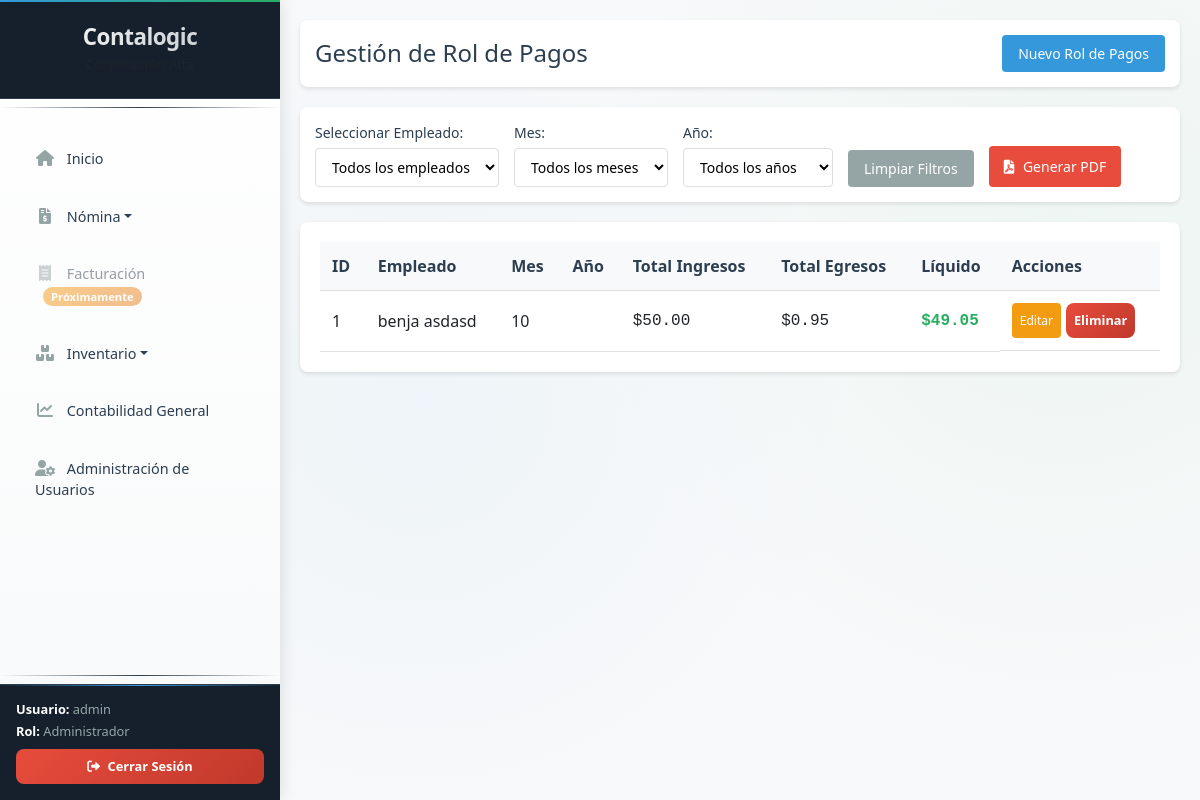
/rol_pagos (signed in), run on an earlier commit of the app's database.
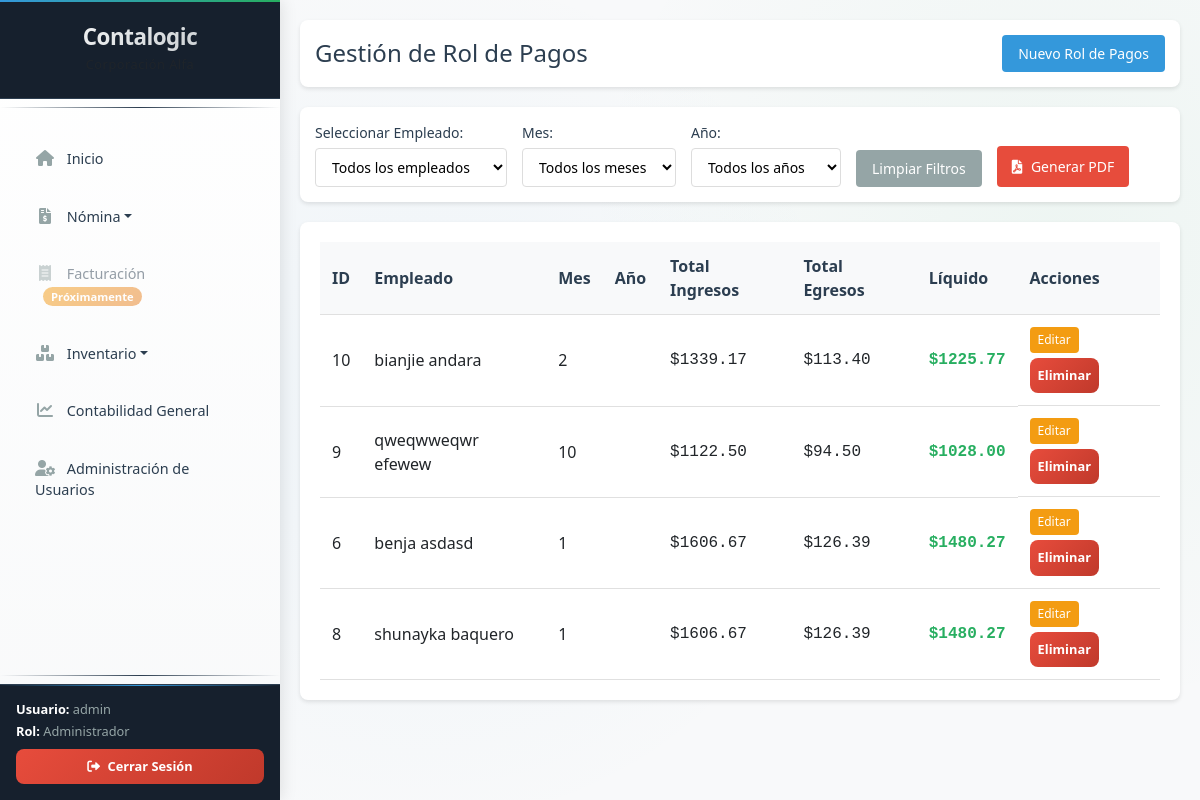
And on a later commit of the database.
### tables this page shows
CREATE TABLE rol_pagos (
        id INTEGER PRIMARY KEY AUTOINCREMENT,
        empleado_id INTEGER NOT NULL,
        dia INTEGER DEFAULT 1,
        mes INTEGER NOT NULL,
        año INTEGER NOT NULL,
        sueldo REAL NOT NULL,
        dias_trabajo REAL DEFAULT 0,
        bonificacion REAL DEFAULT 0,
        transporte REAL DEFAULT 0,
        alimentacion REAL DEFAULT 0,
        horas_extras REAL DEFAULT 0,
        tipo_horas_extras TEXT DEFAULT 'Ordinarias',
        valor_horas_extras REAL DEFAULT 0,
        decimo_tercero REAL DEFAULT 0,
        decimo_cuarto REAL DEFAULT 0,
        fondos_reserva REAL DEFAULT 0,
        otros_ingresos REAL DEFAULT 0,
        iess REAL DEFAULT 0,
        prestamos_iess REAL DEFAULT 0,
        impuesto_renta REAL DEFAULT 0,
        seguro_privado REAL DEFAULT 0,
        comisariato REAL DEFAULT 0,
        aporte_patronal REAL DEFAULT 0,
        total_ingresos REAL DEFAULT 0,
        total_egresos REAL DEFAULT 0,
        liquido_pagar REAL DEFAULT 0,
        fecha_generacion TIMESTAMP DEFAULT CURRENT_TIMESTAMP,
        FOREIGN KEY (empleado_id) REFERENCES empleados (id)
    );

### app.py (the view)
@app.route('/rol_pagos')
@login_required
def rol_pagos():
    empleado_id = request.args.get('empleado_id', '')
    mes = request.args.get('mes', '')
    ano = request.args.get('ano', '')
    query = """
    SELECT rp.*, e.nombres || ' ' || e.apellidos as empleado_nombre, e.id as empleado_id
    FROM rol_pagos rp
    JOIN empleados e ON rp.empleado_id = e.id
    WHERE e.activo = 1
    """
    params = []
    if empleado_id:
        query += " AND rp.empleado_id = ?"
        params.append(int(empleado_id))
    if mes:
        query += " AND rp.mes = ?"
        params.append(int(mes))
    if ano:
        query += " AND rp.año = ?"
        params.append(int(ano))
    query += " ORDER BY rp.año DESC, rp.mes DESC, e.apellidos, e.nombres"
    conn = get_db_connection()
    cursor = conn.cursor()
    cursor.execute(query, params)
    roles = cursor.fetchall()
    cursor.execute("SELECT id, nombres, apellidos FROM empleados WHERE activo = 1 ORDER BY apellidos, nombres")
    empleados = cursor.fetchall()
    conn.close()
    now = datetime.now()
    return render_template('rol_pagos.html',
                         roles=roles,
                         empleados=empleados,
                         current_day=now.day,
                         current_month=now.month,
                         current_year=now.year)

### app.py (called while the page is built)
def login_required(f):
    @wraps(f)
    def decorated_function(*args, **kwargs):
        if 'logged_in' not in session:
            return redirect(url_for('login'))
        return f(*args, **kwargs)
    return decorated_function

### database.py (called while the page is built)
def get_db_connection():
    conn = sqlite3.connect('contalogic.db')
    conn.row_factory = sqlite3.Row
    return conn

### templates/rol_pagos.html (shortened to what this page needs)
{% extends "base.html" %}
{% block css_files %}
<link rel="stylesheet" href="{{ url_for('static', filename='css/rol_pagos.css') }}">
{% endblock %}
{% block content %}
<div class="page-content">
    <div class="page-header">
        <h2>Gestión de Rol de Pagos</h2>
        <button class="btn btn-primary" onclick="openModal('newRolModal')">Nuevo Rol de Pagos</button>
    </div>
    <div class="filters-container">
        <div class="filter-group">
            <label for="empleado">Seleccionar Empleado:</label>
            <select id="empleado" onchange="filterByEmpleado()">
                <option value="">Todos los empleados</option>
            </select>
        </div>
        <div class="filter-group">
            <label for="mes">Mes:</label>
            <select id="mes" onchange="filterByPeriodo()">
                <option value="">Todos los meses</option>
            </select>
        </div>
        <div class="filter-group">
            <label for="ano">Año:</label>
            <select id="ano" onchange="filterByPeriodo()">
                <option value="">Todos los años</option>
            </select>
        </div>
        <button class="btn btn-secondary" onclick="clearFilters()">Limpiar Filtros</button>
        <button class="btn btn-pdf" onclick="generarPDF()">
            <i class="fas fa-file-pdf"></i> Generar PDF
        </button>
    </div>
    <div class="table-container">
        <table class="data-table" id="rolesTable">
            <thead>
                <tr>
                    <th>ID</th>
                    <th>Empleado</th>
                    <th>Mes</th>
                    <th>Año</th>
                    <th>Total Ingresos</th>
                    <th>Total Egresos</th>
                    <th>Líquido</th>
                    <th>Acciones</th>
                </tr>
            </thead>
            <tbody>
                {% for rol in roles %}
                <tr data-id="{{ rol.id }}" data-empleado="{{ rol.empleado_id }}">
                    <td>{{ rol.id }}</td>
                    <td>{{ rol.empleado_nombre }}</td>
                    <td>{{ rol.mes }}</td>
                    <td>{{ rol.ano }}</td>
                    <td class="currency">${{ "%.2f"|format(rol.total_ingresos or 0) }}</td>
                    <td class="currency">${{ "%.2f"|format(rol.total_egresos or 0) }}</td>
                    <td class="currency highlight">${{ "%.2f"|format(rol.liquido_pagar or 0) }}</td>
                    <td class="actions">
                        <button class="btn btn-sm btn-warning" onclick="editRol({{ rol.id }})">Editar</button>
                        <button class="btn btn-sm btn-danger" onclick="deleteRol({{ rol.id }})">Eliminar</button>
                    </td>
                </tr>
                {% endfor %}
            </tbody>
        </table>
    </div>
</div>
{% endblock %}

What changed in the data, as far as the page shows it:
removed rol_pagos: id "1", empleado_nombre "benja asdasd", mes "10", total_ingresos "50.00", total_egresos "0.95", liquido_pagar "49.05"
added rol_pagos: id "10", empleado_nombre "bianjie andara", mes "2", total_ingresos "1339.17", total_egresos "113.40", liquido_pagar "1225.77"
added rol_pagos: id "9", empleado_nombre "qweqwweqwr efewew", mes "10", total_ingresos "1122.50", total_egresos "94.50", liquido_pagar "1028.00"
added rol_pagos: id "6", empleado_nombre "benja asdasd", mes "1", total_ingresos "1606.67", total_egresos "126.39", liquido_pagar "1480.27"
added rol_pagos: id "8", empleado_nombre "shunayka baquero", mes "1", total_ingresos "1606.67", total_egresos "126.39", liquido_pagar "1480.27"
